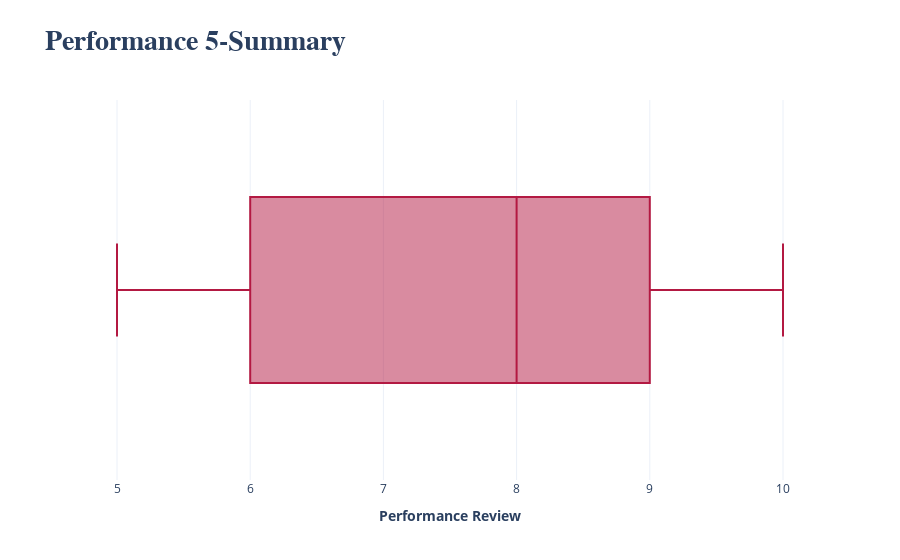

The notebook cell saved with this chart:
### Code cell
fig = px.box(
    x= df['Performance_Review'],
    labels={'x':'<b>Performance Review'},
    template='plotly_white',
    title='<b>Performance 5-Summary',
    color_discrete_sequence=['#B31942']
)

custom_layout()
iplot(fig)

### Figure 1 — Plotly figure (JSON) as saved in the notebook; plotly's stock layout.template omitted (floating-point values rounded to 4 significant figures)
{"data": [{"alignmentgroup": "True", "hovertemplate": "<b>Performance Review=%{x}<extra></extra>", "legendgroup": "", "marker": {"color": "#B31942"}, "name": "", "notched": false, "offsetgroup": "", "orientation": "h", "showlegend": false, "type": "box", "x": [10, 10, 8, 10, 7, 5, 8, 9, 9, 9, 5, 9, 6, 5, 8, 6, 5, 6, 7, 9, 7, 7, 10, 9, 7, 5, 6, 10, 10, 5, 7, 8, 10, 9, 9, 7, 5, 8, 9, 9, 10, 9, 8, 10, 9, 7, 5, 7, 5, 10, 6, 10, 7, 7, 7, 5, 8, 5, 8, 8, 8, 7, 6, 10, 5, 5, 9, 9, 9, 7, 5, 10, 7, 6, 7, 6, 8, 8, 10, 7, 9, 5, 7, 8, 9, 10, 9, 10, 7, 7], "x0": " ", "xaxis": "x", "y0": " ", "yaxis": "y"}], "layout": {"boxmode": "group", "hoverlabel": {"bgcolor": "#111", "font": {"family": "arial", "size": 16}}, "legend": {"tracegroupgap": 0}, "showlegend": false, "title": {"font": {"family": "tahoma", "size": 28}, "text": "<b>Performance 5-Summary"}, "xaxis": {"anchor": "y", "domain": [0, 1], "title": {"text": "<b>Performance Review"}}, "yaxis": {"anchor": "x", "domain": [0, 1]}}}
